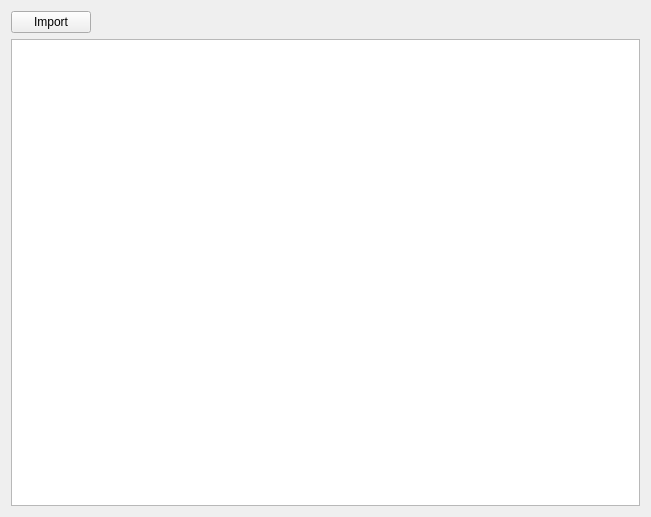
<?xml version="1.0" encoding="UTF-8"?>
<ui version="4.0">
 <class>Form</class>
 <widget class="QWidget" name="Form">
  <property name="geometry">
   <rect>
    <x>0</x>
    <y>0</y>
    <width>651</width>
    <height>517</height>
   </rect>
  </property>
  <property name="windowTitle">
   <string>Form</string>
  </property>
  <layout class="QGridLayout" name="gridLayout">
   <item row="0" column="0">
    <widget class="QPushButton" name="pushButton_import">
     <property name="text">
      <string>Import</string>
     </property>
    </widget>
   </item>
   <item row="0" column="1">
    <spacer name="horizontalSpacer">
     <property name="orientation">
      <enum>Qt::Horizontal</enum>
     </property>
     <property name="sizeHint" stdset="0">
      <size>
       <width>549</width>
       <height>20</height>
      </size>
     </property>
    </spacer>
   </item>
   <item row="1" column="0" colspan="2">
    <widget class="QTableView" name="tableView"/>
   </item>
  </layout>
 </widget>
 <resources/>
 <connections/>
</ui>
